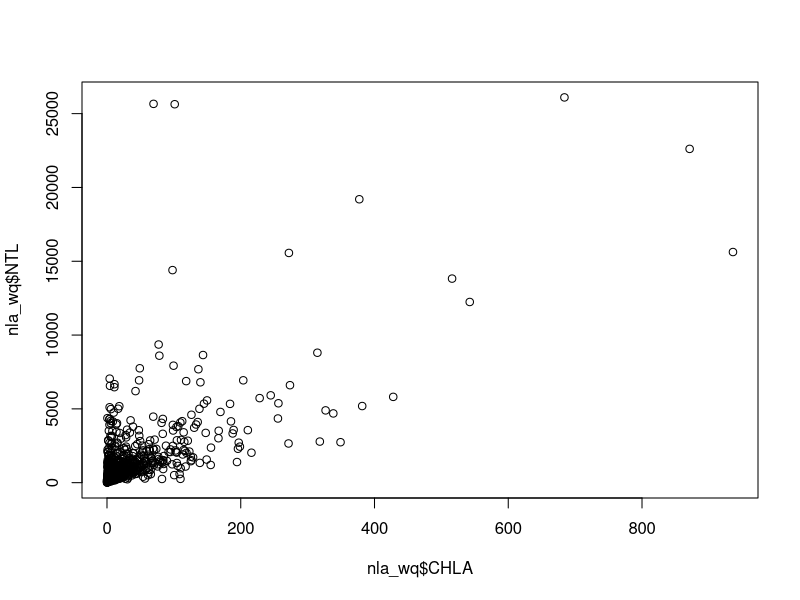
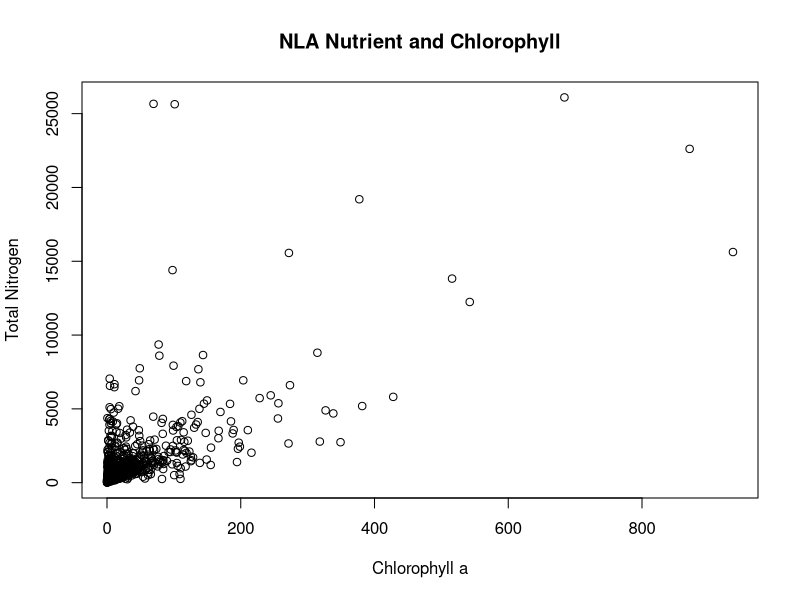
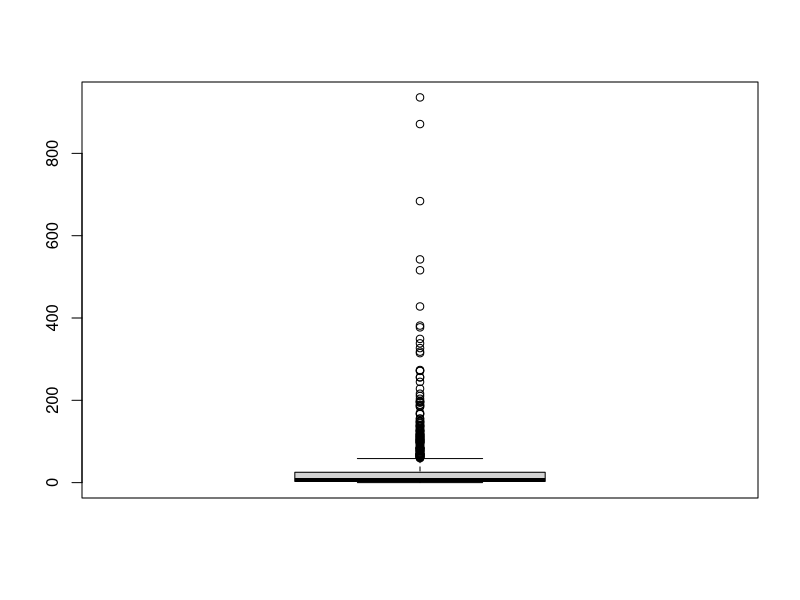
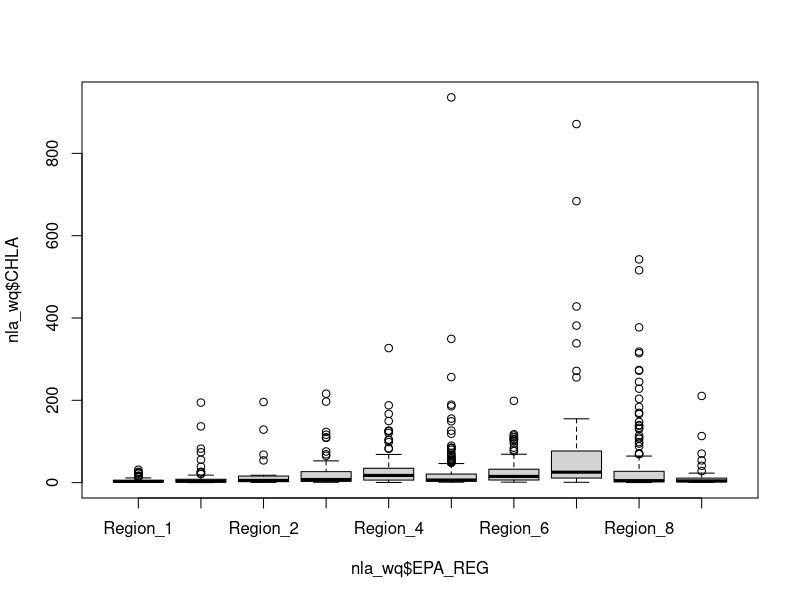
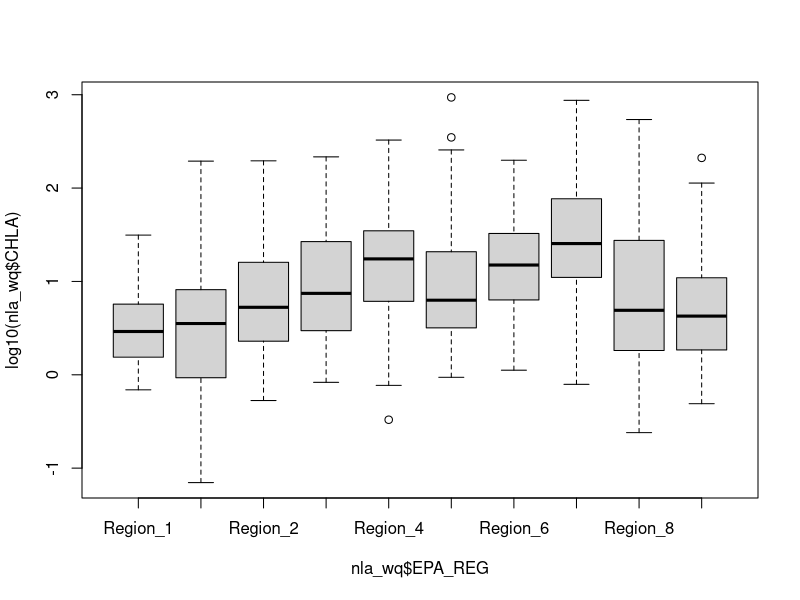
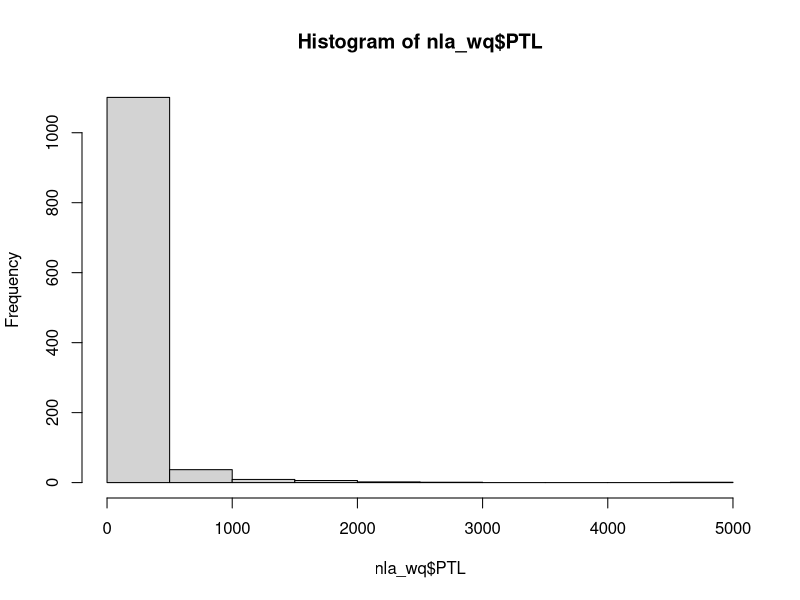
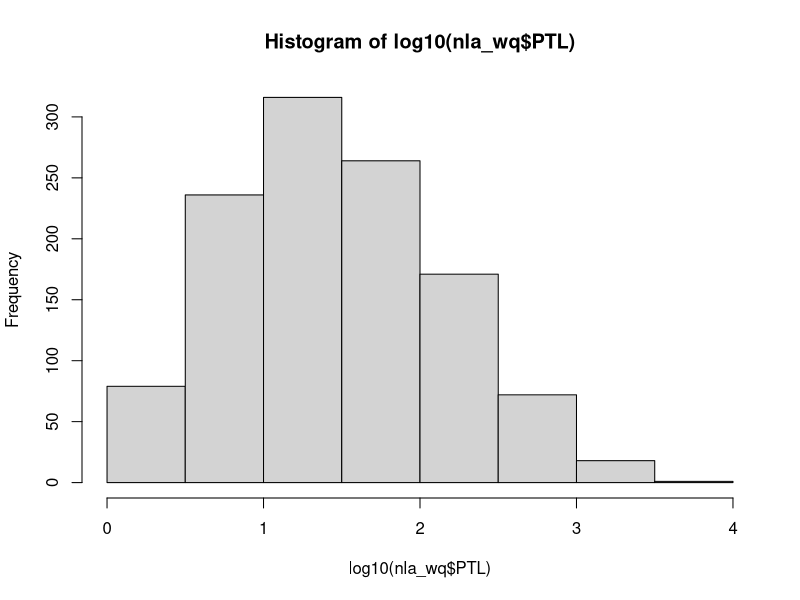
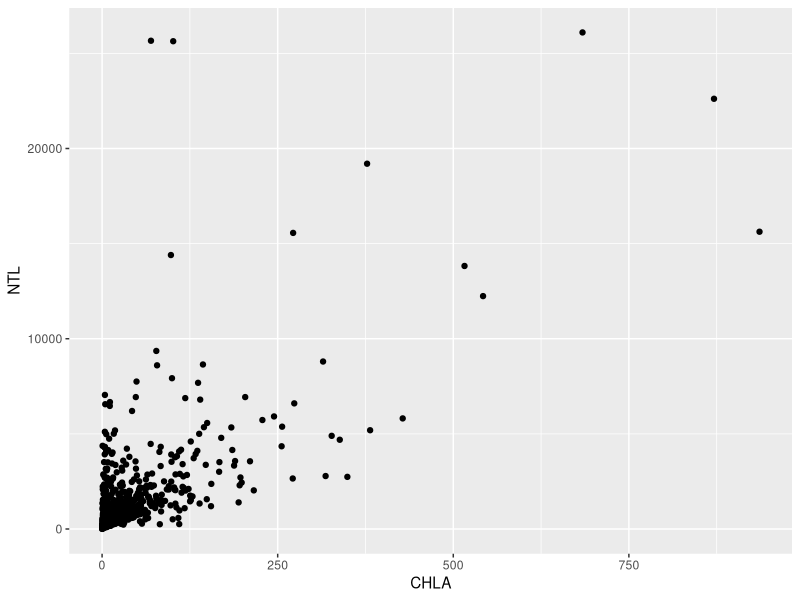

R code for these plots, in order: (Note: this script raises an error after producing the figures.)
## ---- chunk 1
library(knitr)
options(repos="http://cran.rstudio.com/")
opts_chunk$set(fig.path="figures/")
if(!require("ggplot2")){
  install.packages("ggplot2")
}
if(!require("dplyr")){
  install.packages("dplyr")
}
if(!require("randomForest")){
  install.packages("randomForest")
}
library("ggplot2")
library("dplyr")
nla_wq <- read.csv("../data/nla_dat.csv",stringsAsFactors = FALSE)
## ---- chunk 2
plot(nla_wq$CHLA,nla_wq$NTL)
## ---- chunk 3
plot(nla_wq$CHLA,nla_wq$NTL,main="NLA Nutrient and Chlorophyll",
     xlab="Chlorophyll a",ylab="Total Nitrogen")
## ---- chunk 4
boxplot(nla_wq$CHLA)
## ---- chunk 5
boxplot(nla_wq$CHLA ~ nla_wq$EPA_REG)
#Given the spread, maybe  a log transform makes sense
boxplot(log10(nla_wq$CHLA) ~ nla_wq$EPA_REG)
## ---- chunk 6
hist(nla_wq$PTL)
#And log again specifying number of breaks (e.g. bins)
hist(log10(nla_wq$PTL), breaks=10)
## ---- chunk 7
# aes() are the "aesthetics" info.  When you simply add the x and y
# that can seem a bit of a confusing term.  You also use aes() to 
# change color, shape, size etc. of some items 
nla_gg<-ggplot(nla_wq,aes(x=CHLA,y=NTL))
## ---- chunk 8
#Different syntax than you are used to
nla_gg + 
  geom_point()

#This too can be saved to an object
nla_scatter<-nla_gg +
                geom_point()

#Call it to create the plot
nla_scatter
## ---- chunk 9
#Getting fancy to show italics and greek symbols
x_lab <- expression(paste("Chlorophyll ",italic(a), " (", mu, "g/L)"))
y_lab <- expression(paste("Total Nitrogen ", "(", mu, "g/L)"))
nla_scatter<-nla_scatter +
                labs(title="Nitrogen and Chlorophyll in US Lakes",
                     x=x_lab, y=y_lab)
nla_scatter
## ---- chunk 10
nla_scatter<- nla_scatter +
                geom_point(aes(color=RT_NLA, shape=RT_NLA),size=5)
nla_scatter
## ---- chunk 11
nla_scatter_loess<-nla_scatter +
                geom_smooth()
nla_scatter_loess
## ---- chunk 12
nla_scatter_lm<-nla_scatter +
                  geom_smooth(method="lm")
nla_scatter_lm
## ---- chunk 13
nla_scatter_lm_group<-nla_scatter +
                        geom_smooth(method="lm", 
                                    aes(group=RT_NLA))
nla_scatter_lm_group
## ---- chunk 14
nla_scatter_lm_color<-nla_scatter +
                        geom_smooth(method="lm", 
                                    aes(color=RT_NLA))
nla_scatter_lm_color
## ---- chunk 15
ggplot(nla_wq,aes(x=EPA_REG,y=log10(CHLA))) +
  geom_boxplot()
## ---- chunk 16
ggplot(nla_wq,aes(x=log10(CHLA)))+
  geom_histogram(binwidth=0.25)
## ---- chunk 17
scatter_p<-ggplot(nla_wq,aes(x=log10(PTL),y=log10(CHLA))) +
              geom_point(aes(colour=LAKE_ORIGIN, shape=LAKE_ORIGIN))
scatter_p
## ---- chunk 18
scatter_p_base<-scatter_p + 
  theme(panel.background = element_blank(), 
        panel.grid = element_blank(),
        panel.border = element_rect(fill = NA),
        text=element_text(family="Times",colour="red",size=24))
scatter_p_base
## ---- chunk 19
scatter_p + theme_bw()
scatter_p + theme_classic()
## ---- chunk 20
#Now Let's start over, with some new colors and regression lines
scatter_polished <- ggplot(iris,aes(x=Petal.Width,y=Petal.Length)) +
              geom_point(aes(colour=Species, shape=Species)) +
              stat_smooth(method="lm", aes(colour=Species)) +
              scale_colour_manual(breaks = iris$Species,
                                  values= c("steelblue1",
                                            "sienna",
                                            "springgreen3")) + 
              theme_classic(18,"Times") +
              theme(text=element_text(colour="slategray")) +
              labs(title="Iris Petal Morphology Relationship",
                     x="Petal Length", y="Petal Width")
              

scatter_polished 
## ---- chunk 21
#From the examples in H. Wickham. ggplot2: elegant graphics for data analysis. 
#Springer New York, 2009. 
#In particular the facet_grid help.
p <- ggplot(mtcars, aes(mpg, wt)) + geom_point()
# With one variable
p + facet_grid(cyl ~ .)
# With two variables
p + facet_grid(vs ~ am)
## ---- chunk 22
#nla_wq <- read.csv("http://bit.ly/nla_water")
## ---- chunk 23
tp_chla <- ggplot(nla_wq,aes(x=log10(PTL),y=log10(CHLA))) + geom_point()

tp_chla + facet_grid(RT_NLA ~ .)

tp_chla +
  stat_smooth() +
  facet_grid(RT_NLA ~ LAKE_ORIGIN)
